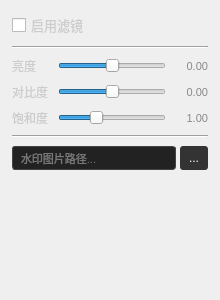
<?xml version="1.0" encoding="UTF-8"?>
<ui version="4.0">
 <class>FilterPanel</class>
 <widget class="QWidget" name="FilterPanel">
  <property name="geometry">
   <rect>
    <x>0</x>
    <y>0</y>
    <width>220</width>
    <height>300</height>
   </rect>
  </property>
  <property name="windowTitle">
   <string>滤镜编辑器</string>
  </property>
  <layout class="QVBoxLayout" name="mainLayout">
   <property name="spacing">
    <number>8</number>
   </property>
   <property name="leftMargin">
    <number>12</number>
   </property>
   <property name="topMargin">
    <number>12</number>
   </property>
   <property name="rightMargin">
    <number>12</number>
   </property>
   <property name="bottomMargin">
    <number>12</number>
   </property>
   <item>
    <widget class="QCheckBox" name="enableCheck">
     <property name="text">
      <string>启用滤镜</string>
     </property>
     <property name="styleSheet">
      <string>QCheckBox { color: #cccccc; font-size: 13px; }</string>
     </property>
    </widget>
   </item>
   <item>
    <widget class="Line" name="line1">
     <property name="orientation">
      <enum>Qt::Horizontal</enum>
     </property>
    </widget>
   </item>
   <item>
    <layout class="QHBoxLayout" name="brightnessLayout">
     <property name="spacing">
      <number>6</number>
     </property>
     <item>
      <widget class="QLabel" name="brightnessLabel">
       <property name="minimumSize">
        <size>
         <width>40</width>
         <height>0</height>
        </size>
       </property>
       <property name="styleSheet">
        <string>color: #cccccc; font-size: 12px;</string>
       </property>
       <property name="text">
        <string>亮度</string>
       </property>
      </widget>
     </item>
     <item>
      <widget class="QSlider" name="brightnessSlider">
       <property name="minimum">
        <number>-100</number>
       </property>
       <property name="maximum">
        <number>100</number>
       </property>
       <property name="value">
        <number>0</number>
       </property>
       <property name="orientation">
        <enum>Qt::Horizontal</enum>
       </property>
      </widget>
     </item>
     <item>
      <widget class="QLabel" name="brightnessValue">
       <property name="minimumSize">
        <size>
         <width>36</width>
         <height>0</height>
        </size>
       </property>
       <property name="styleSheet">
        <string>color: #888; font-size: 11px;</string>
       </property>
       <property name="text">
        <string>0.00</string>
       </property>
       <property name="alignment">
        <set>Qt::AlignRight|Qt::AlignVCenter</set>
       </property>
      </widget>
     </item>
    </layout>
   </item>
   <item>
    <layout class="QHBoxLayout" name="contrastLayout">
     <property name="spacing">
      <number>6</number>
     </property>
     <item>
      <widget class="QLabel" name="contrastLabel">
       <property name="minimumSize">
        <size>
         <width>40</width>
         <height>0</height>
        </size>
       </property>
       <property name="styleSheet">
        <string>color: #cccccc; font-size: 12px;</string>
       </property>
       <property name="text">
        <string>对比度</string>
       </property>
      </widget>
     </item>
     <item>
      <widget class="QSlider" name="contrastSlider">
       <property name="minimum">
        <number>-100</number>
       </property>
       <property name="maximum">
        <number>100</number>
       </property>
       <property name="value">
        <number>0</number>
       </property>
       <property name="orientation">
        <enum>Qt::Horizontal</enum>
       </property>
      </widget>
     </item>
     <item>
      <widget class="QLabel" name="contrastValue">
       <property name="minimumSize">
        <size>
         <width>36</width>
         <height>0</height>
        </size>
       </property>
       <property name="styleSheet">
        <string>color: #888; font-size: 11px;</string>
       </property>
       <property name="text">
        <string>0.00</string>
       </property>
       <property name="alignment">
        <set>Qt::AlignRight|Qt::AlignVCenter</set>
       </property>
      </widget>
     </item>
    </layout>
   </item>
   <item>
    <layout class="QHBoxLayout" name="saturationLayout">
     <property name="spacing">
      <number>6</number>
     </property>
     <item>
      <widget class="QLabel" name="saturationLabel">
       <property name="minimumSize">
        <size>
         <width>40</width>
         <height>0</height>
        </size>
       </property>
       <property name="styleSheet">
        <string>color: #cccccc; font-size: 12px;</string>
       </property>
       <property name="text">
        <string>饱和度</string>
       </property>
      </widget>
     </item>
     <item>
      <widget class="QSlider" name="saturationSlider">
       <property name="minimum">
        <number>0</number>
       </property>
       <property name="maximum">
        <number>300</number>
       </property>
       <property name="value">
        <number>100</number>
       </property>
       <property name="orientation">
        <enum>Qt::Horizontal</enum>
       </property>
      </widget>
     </item>
     <item>
      <widget class="QLabel" name="saturationValue">
       <property name="minimumSize">
        <size>
         <width>36</width>
         <height>0</height>
        </size>
       </property>
       <property name="styleSheet">
        <string>color: #888; font-size: 11px;</string>
       </property>
       <property name="text">
        <string>1.00</string>
       </property>
       <property name="alignment">
        <set>Qt::AlignRight|Qt::AlignVCenter</set>
       </property>
      </widget>
     </item>
    </layout>
   </item>
   <item>
    <widget class="Line" name="line2">
     <property name="orientation">
      <enum>Qt::Horizontal</enum>
     </property>
    </widget>
   </item>
   <item>
    <layout class="QHBoxLayout" name="watermarkLayout">
     <property name="spacing">
      <number>4</number>
     </property>
     <item>
      <widget class="QLineEdit" name="watermarkEdit">
       <property name="placeholderText">
        <string>水印图片路径...</string>
       </property>
       <property name="styleSheet">
        <string>QLineEdit { color: #ccc; background: #222; border: 1px solid #444; border-radius: 3px; padding: 3px 6px; font-size: 11px; }</string>
       </property>
      </widget>
     </item>
     <item>
      <widget class="QPushButton" name="browseWatermarkBtn">
       <property name="minimumSize">
        <size>
         <width>28</width>
         <height>24</height>
        </size>
       </property>
       <property name="maximumSize">
        <size>
         <width>28</width>
         <height>24</height>
        </size>
       </property>
       <property name="styleSheet">
        <string>QPushButton { color: white; background: #333; border-radius: 3px; font-size: 12px; }
QPushButton:hover { background: #555; }</string>
       </property>
       <property name="text">
        <string>...</string>
       </property>
      </widget>
     </item>
    </layout>
   </item>
   <item>
    <spacer name="bottomSpacer">
     <property name="orientation">
      <enum>Qt::Vertical</enum>
     </property>
     <property name="sizeHint" stdset="0">
      <size>
       <width>20</width>
       <height>40</height>
      </size>
     </property>
    </spacer>
   </item>
  </layout>
 </widget>
 <resources/>
 <connections/>
</ui>
